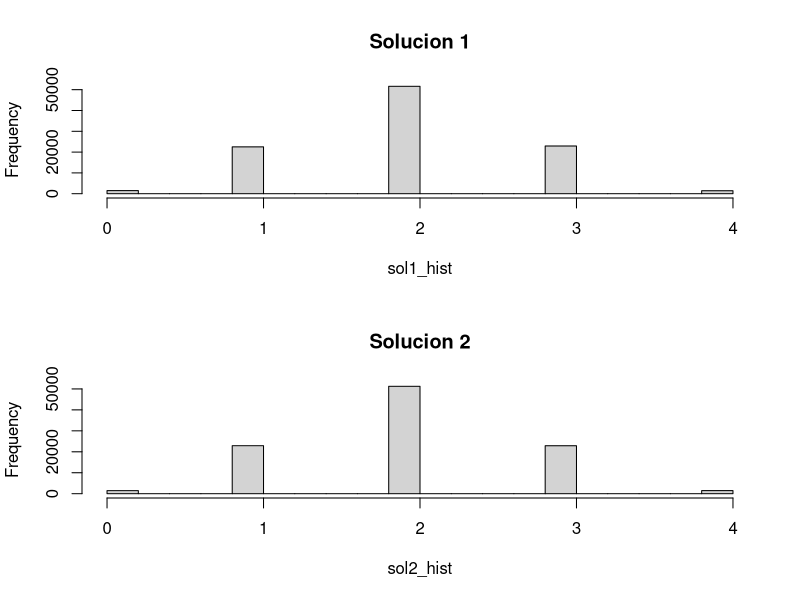

R code for this plot:
# Solucion 1: Tomando las probabilidades de x numero de aciertos
# Se hace un sampleo de las distintas cantidades de aciertos, con las probabilidades correspondientes a cada una, repitiendo 
# el sample 100000 veces

sol1_hist <- sample(c(0,1,2,3,4), size=100000
            , prob=c(1/70, 16/70, 36/70,16/70,1/70), replace=TRUE)


# Solucion 2: Recreacion del experimento de las tazas.

# La siguiente función hace un sample de las 8 tazas (4 con milk-first y 4 con tea-first), tomando una muestra de 4 tazas
# y devuelve la cantidad de casos exitosos.

simulacion <- function(){
  
  tazas = c(1,1,1,1,0,0,0,0)
  X = sample(tazas ,4, replace=FALSE)
  aciertos = sum(X)
  return(aciertos)
}


sol2_hist <- replicate(n = 100000,simulacion())


# Ploteamos ambas soluciones

par(mfrow=c(2,1))

hist(sol1_hist, main = 'Solucion 1')
hist(sol2_hist, main = 'Solucion 2')

par(mfrow=c(1,1))

# Se agrega las proporciones de cada cantidad de aciertos para mostrar que son muy similares a las calculadas en la solucion 1

prop.table(table(replicate(n = 100000,simulacion())))
